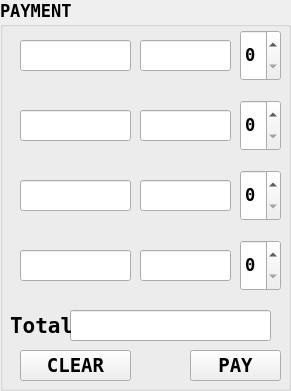
  <widget class="QGroupBox" name="groupBox">
   <property name="geometry">
    <rect>
     <x>540</x>
     <y>60</y>
     <width>291</width>
     <height>391</height>
    </rect>
   </property>
   <property name="font">
    <font>
     <family>DejaVu Sans Mono</family>
     <pointsize>13</pointsize>
     <bold>true</bold>
    </font>
   </property>
   <property name="title">
    <string>PAYMENT</string>
   </property>
   <widget class="QLineEdit" name="lne_Info_1">
    <property name="geometry">
     <rect>
      <x>20</x>
      <y>40</y>
      <width>111</width>
      <height>31</height>
     </rect>
    </property>
    <property name="readOnly">
     <bool>true</bool>
    </property>
   </widget>
   <widget class="QSpinBox" name="spb_count_1">
    <property name="geometry">
     <rect>
      <x>240</x>
      <y>30</y>
      <width>41</width>
      <height>51</height>
     </rect>
    </property>
   </widget>
   <widget class="QSpinBox" name="spb_count_2">
    <property name="geometry">
     <rect>
      <x>240</x>
      <y>100</y>
      <width>41</width>
      <height>51</height>
     </rect>
    </property>
   </widget>
   <widget class="QLineEdit" name="lne_Info_2">
    <property name="geometry">
     <rect>
      <x>20</x>
      <y>110</y>
      <width>111</width>
      <height>31</height>
     </rect>
    </property>
    <property name="readOnly">
     <bool>true</bool>
    </property>
   </widget>
   <widget class="QSpinBox" name="spb_count_3">
    <property name="geometry">
     <rect>
      <x>240</x>
      <y>170</y>
      <width>41</width>
      <height>51</height>
     </rect>
    </property>
   </widget>
   <widget class="QLineEdit" name="lne_Info_3">
    <property name="geometry">
     <rect>
      <x>20</x>
      <y>180</y>
      <width>111</width>
      <height>31</height>
     </rect>
    </property>
    <property name="readOnly">
     <bool>true</bool>
    </property>
   </widget>
   <widget class="QSpinBox" name="spb_count_4">
    <property name="geometry">
     <rect>
      <x>240</x>
      <y>240</y>
      <width>41</width>
      <height>51</height>
     </rect>
    </property>
   </widget>
   <widget class="QLineEdit" name="lne_Info_4">
    <property name="geometry">
     <rect>
      <x>20</x>
      <y>250</y>
      <width>111</width>
      <height>31</height>
     </rect>
    </property>
    <property name="readOnly">
     <bool>true</bool>
    </property>
   </widget>
   <widget class="QPushButton" name="pushButton_61">
    <property name="geometry">
     <rect>
      <x>190</x>
      <y>350</y>
      <width>91</width>
      <height>31</height>
     </rect>
    </property>
    <property name="font">
     <font>
      <family>DejaVu Sans Mono</family>
      <pointsize>14</pointsize>
      <bold>true</bold>
     </font>
    </property>
    <property name="text">
     <string>PAY</string>
    </property>
    <property name="icon">
     <iconset>
      <normaloff>../icon/Vi_icon.png</normaloff>../icon/Vi_icon.png</iconset>
    </property>
    <property name="iconSize">
     <size>
      <width>40</width>
      <height>30</height>
     </size>
    </property>
   </widget>
   <widget class="QPushButton" name="pushButton_62">
    <property name="geometry">
     <rect>
      <x>20</x>
      <y>350</y>
      <width>111</width>
      <height>31</height>
     </rect>
    </property>
    <property name="font">
     <font>
      <family>DejaVu Sans Mono</family>
      <pointsize>14</pointsize>
      <bold>true</bold>
     </font>
    </property>
    <property name="text">
     <string>CLEAR</string>
    </property>
    <property name="icon">
     <iconset>
      <normaloff>../icon/caychoi_icon.jpg</normaloff>../icon/caychoi_icon.jpg</iconset>
    </property>
    <property name="iconSize">
     <size>
      <width>30</width>
      <height>25</height>
     </size>
    </property>
   </widget>
   <widget class="QLineEdit" name="lne_Price_1">
    <property name="geometry">
     <rect>
      <x>140</x>
      <y>40</y>
      <width>91</width>
      <height>31</height>
     </rect>
    </property>
    <property name="font">
     <font>
      <family>DejaVu Sans Mono</family>
      <pointsize>9</pointsize>
      <bold>true</bold>
     </font>
    </property>
   </widget>
   <widget class="QLineEdit" name="lne_Price_2">
    <property name="geometry">
     <rect>
      <x>140</x>
      <y>110</y>
      <width>91</width>
      <height>31</height>
     </rect>
    </property>
    <property name="font">
     <font>
      <family>DejaVu Sans Mono</family>
      <pointsize>9</pointsize>
      <bold>true</bold>
     </font>
    </property>
   </widget>
   <widget class="QLineEdit" name="lne_Price_3">
    <property name="geometry">
     <rect>
      <x>140</x>
      <y>180</y>
      <width>91</width>
      <height>31</height>
     </rect>
    </property>
    <property name="font">
     <font>
      <family>DejaVu Sans Mono</family>
      <pointsize>9</pointsize>
      <bold>true</bold>
     </font>
    </property>
   </widget>
   <widget class="QLineEdit" name="lne_Price_4">
    <property name="geometry">
     <rect>
      <x>140</x>
      <y>250</y>
      <width>91</width>
      <height>31</height>
     </rect>
    </property>
    <property name="font">
     <font>
      <family>DejaVu Sans Mono</family>
      <pointsize>9</pointsize>
      <bold>true</bold>
     </font>
    </property>
   </widget>
   <widget class="QLineEdit" name="lne_Total">
    <property name="geometry">
     <rect>
      <x>70</x>
      <y>310</y>
      <width>201</width>
      <height>31</height>
     </rect>
    </property>
    <property name="readOnly">
     <bool>true</bool>
    </property>
   </widget>
   <widget class="QLabel" name="label_2">
    <property name="geometry">
     <rect>
      <x>10</x>
      <y>310</y>
      <width>61</width>
      <height>31</height>
     </rect>
    </property>
    <property name="font">
     <font>
      <family>DejaVu Sans Mono</family>
      <pointsize>16</pointsize>
      <bold>true</bold>
     </font>
    </property>
    <property name="text">
     <string>Total</string>
    </property>
   </widget>
  </widget>
